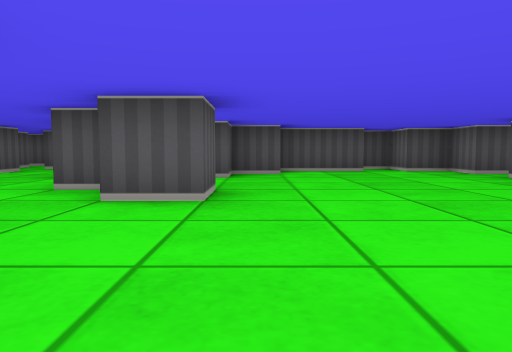
View 1 (above)

24 first-person views from a walk through a cub3D level. The camera is about half as high as the walls, tilts 4° down and sees 70° across. The floor is counted in squares. Each view is taken from the middle of a square. On the plan, view 1 faces up. The plan holds only what a view shows up to about 9 squares ahead; the rest is blank.

View 2
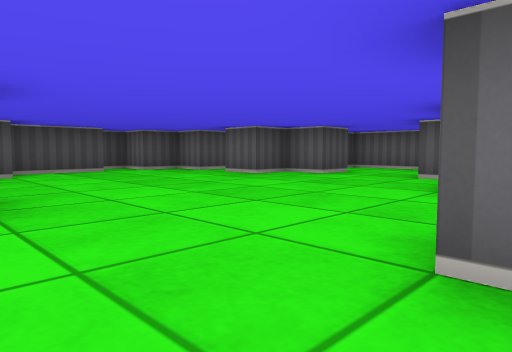

View 3
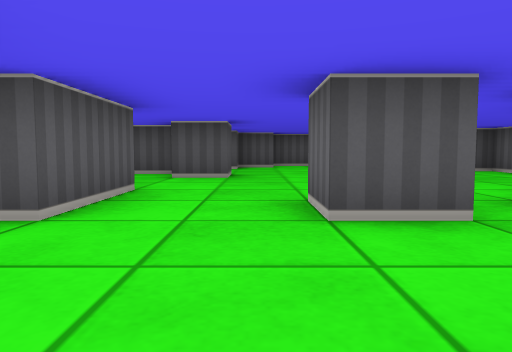

View 4
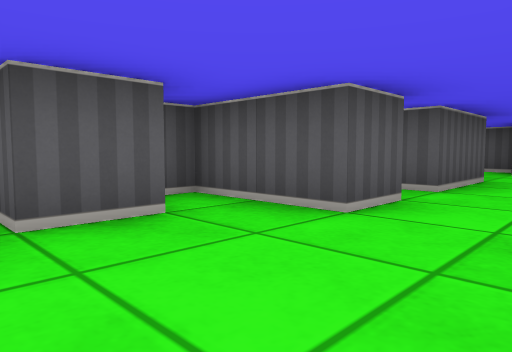

View 5
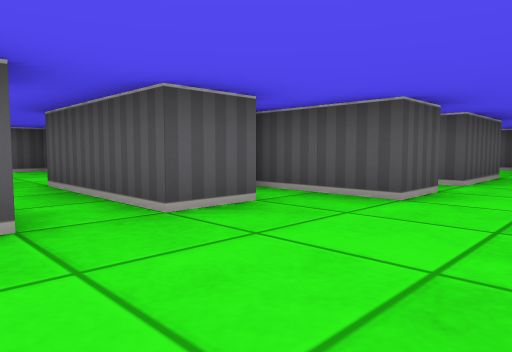

View 6
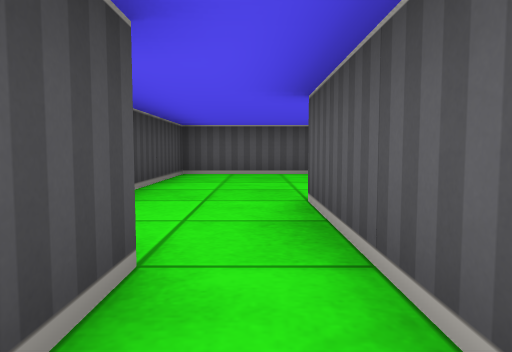

View 7
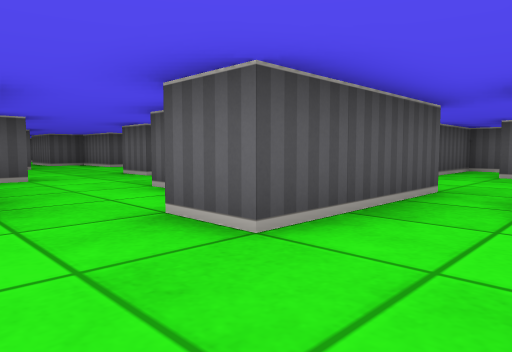

View 8
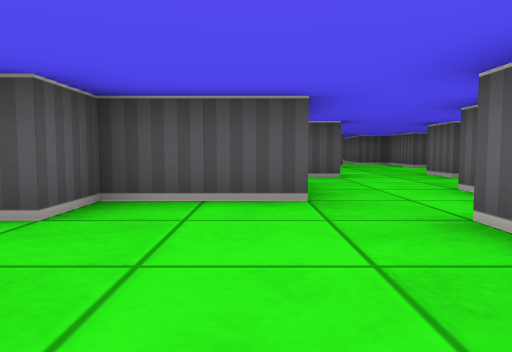

View 9
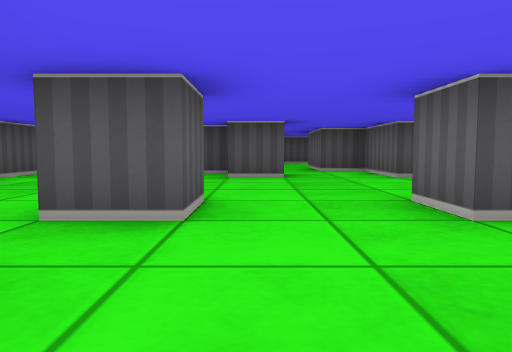

View 10
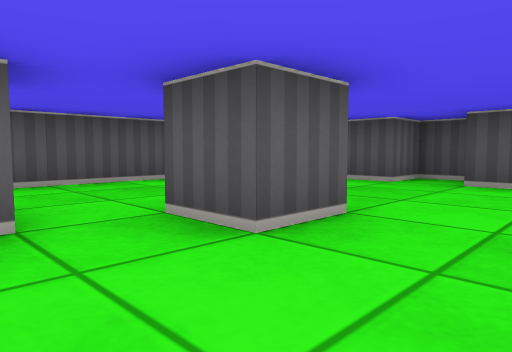

View 11
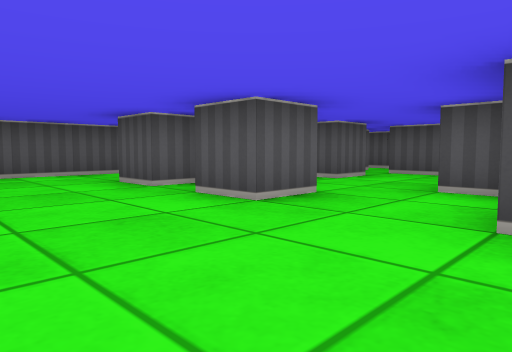

View 12
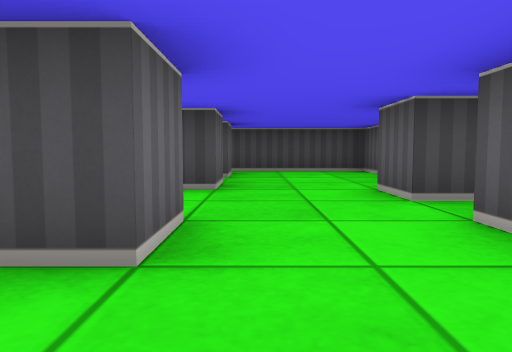

View 13
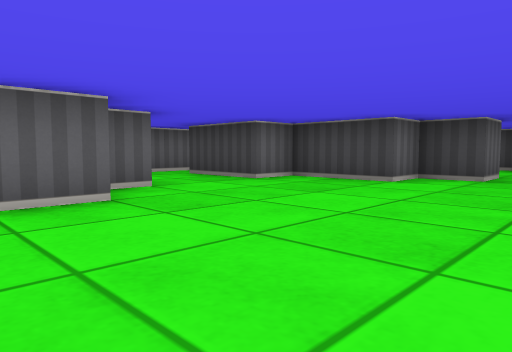

View 14
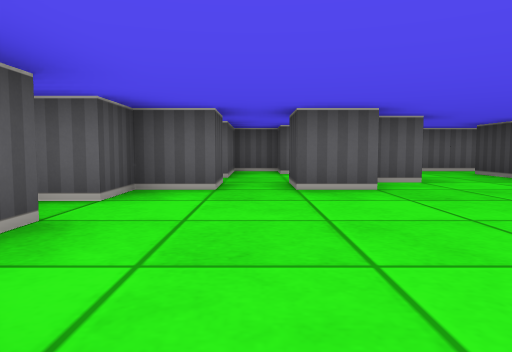

View 15
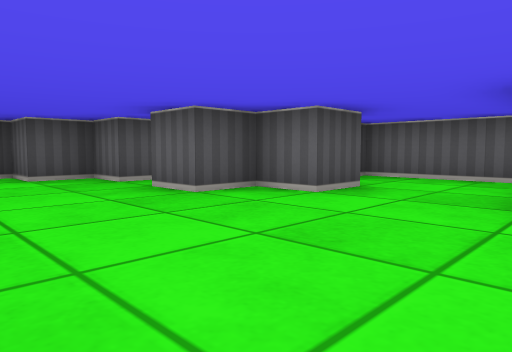

View 16
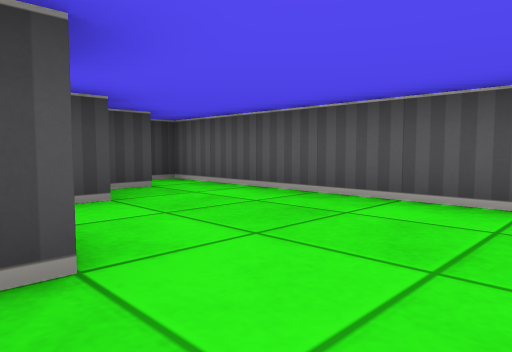

View 17
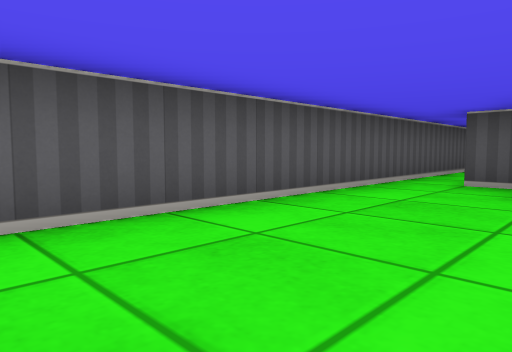

View 18
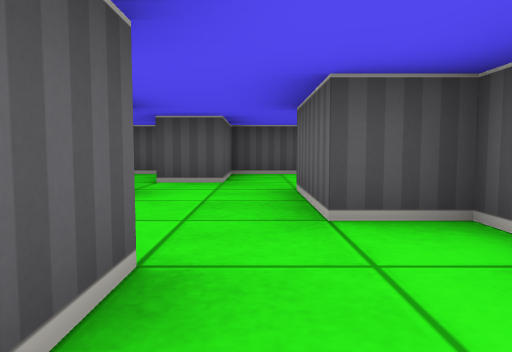

View 19
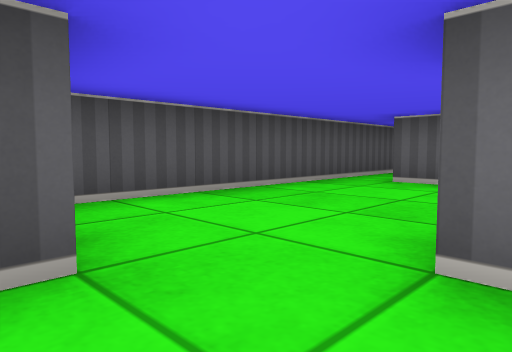

View 20
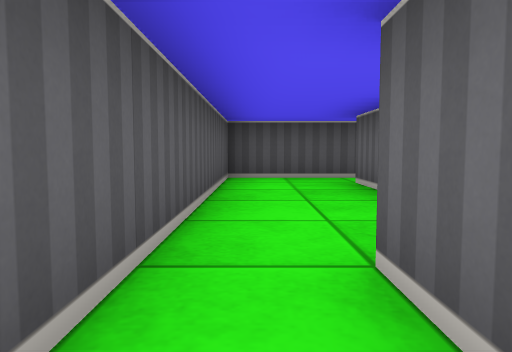

View 21
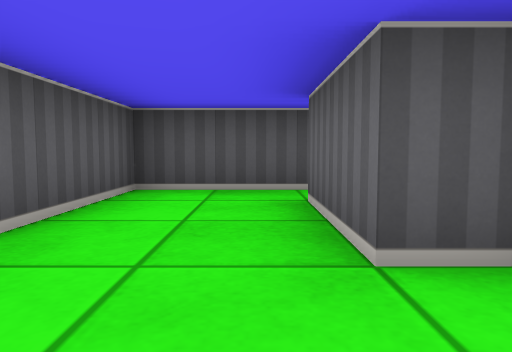

View 22
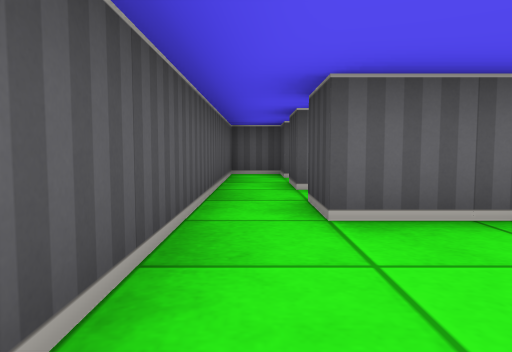

View 23
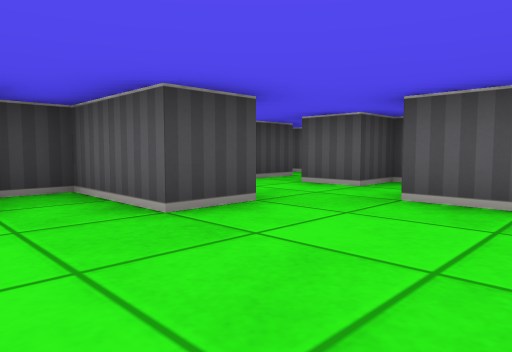

View 24
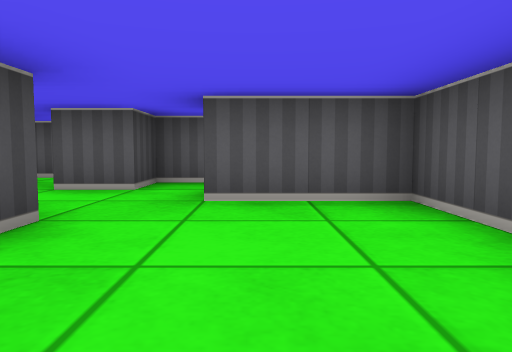

### Floor plan
Points are (right, up) in squares from view 1. A wall is a line through its corners. A room is listed if a view was taken in it or the views show most of it. See-through windows are left out.
Room 1 (views 1, 2, 3, 4, 5, 6, 11, 12, 13, 14, 15)
walls: (-1.5, 1.6) (-1.5, -0.5) (-2, -0.5); (1.6, -0.5) (0.5, -0.5) (0.5, 0.5) (1.1, 0.5); (-0.5, 4.5) (-0.5, 3.5) (-1.5, 3.5); (2.5, -0.5) (2.5, 0.5) (3.5, 0.5) (3.5, 1.5) (4.5, 1.5); (-1.6, 4.5) (-2.5, 4.5); (5.5, 1.5) (5.5, 2.5); (-2.1, -1.5) (-1.5, -1.5) (-1.5, -2.5) (-3.5, -2.5) (-3.5, -3); (4.5, 5.5) (4.5, 6.5); (5.5, 4.5) (5.5, 5.5); (0.6, 7.5) (-0.5, 7.5) (-0.5, 6.5); (1.5, -3.5) (0.5, -3.5) (0.5, -2.5) (1, -2.5); (2.5, -4.1) (2.5, -3.5); (-2.5, -3.4) (-2.5, -4.5) (-3.5, -4.5); (4.5, 7.5) (4.5, 8.5) (3.5, 8.5); (2.6, 8.5) (0.5, 8.5); (0.5, -5.5) (0.5, -4.5); (-3.5, -5.5) (-2.5, -5.5) (-2.5, -6.5) (0.6, -6.5)
ways out: opening at (-3, -5) to room 2; opening at (-2, -1) to room 3; opening at (-2, 2.5) to room 3; opening at (5.5, 3.5) to room 6; opening at (5, 7) to room 9; opening at (2.5, -1.5)
Room 2 (views 7, 8)
walls: (-6.4, -2.5) (-8.5, -2.5) (-8.5, -3.5) (-9.5, -3.5) (-9.5, -6.5) (-6.5, -6.5); (-3.5, -4.5) (-5.5, -4.5) (-5.5, -3.5)
ways out: opening at (-3, -5) to room 1; opening at (-5.5, -2) to room 3
Room 3 (views 9, 10, 16, 17, 18, 20)
walls: (-5.5, 1.6) (-5.5, 0.5) (-6.5, 0.5); (-6.5, 4.5) (-7.5, 4.5); (-4.5, 4.5) (-5.5, 4.5); (-7.6, -0.5) (-7.1, -0.5); (-3.5, 0.4) (-3.5, 1.5); (-5.5, 5.5) (-6.5, 5.5); (-7.9, 5.5) (-8.5, 5.5) (-8.5, 6.5); (-2.5, 4.5) (-2.5, 5.5); (-8.6, -1.5) (-7.9, -1.5); (-9.5, 6.5) (-9.5, -2.5) (-9, -2.5); (-2.5, 6.5) (-3.5, 6.5)
ways out: opening at (-2, -1) to room 1; opening at (-2, 2.5) to room 1; opening at (-5.5, -2) to room 2; opening at (-9, 5.5) to room 5; opening at (-4, 5.5) to room 7
Room 4 (views 19, 22, 23, 24)
walls: (-3.5, 7.5) (-3.5, 8.5) (-2.5, 8.5) (-2.5, 6.5) (-1.8, 6.5); (-6.5, 9.2) (-6.5, 8.5) (-5.5, 8.5) (-5.5, 7.5); (0.5, 9.1) (0.5, 10.5); (0.5, 11.5) (-4.5, 11.5) (-4.5, 9.5) (-5.5, 9.5)
ways out: opening at (-4.5, 8) to room 7; opening at (1, 11) to room 8; opening at (-6, 10) to room 10
Room 5 (view 21)
walls: (-7.5, 8.5) (-7.5, 10.5); (-7.5, 11.5) (-9.5, 11.5) (-9.5, 6.5)
ways out: opening at (-9, 5.5) to room 3; opening at (-7, 7) to room 7; opening at (-7, 11) to room 10
Room 6 (no view inside)
walls: (6.6, 4.5) (5.5, 4.5); (5.5, 2.5) (7.5, 2.5); (5.5, 5.5) (4.5, 5.5); (8.5, 1.8) (8.5, 5.5); (4.5, 1.5) (5.5, 1.5)
ways out: opening at (5.5, 3.5) to room 1; opening at (7, 5.5) to room 9; opening at (8, 2)
Room 7 (no view inside)
walls: (-4.5, 5.6) (-4.5, 4.5); (-6.5, 6.5) (-5.5, 6.5); (-5.5, 7.5) (-6, 7.5); (-3.5, 6.5) (-3.5, 7.5); (-7.5, 6.5) (-7.5, 5.6); (-2.5, 5.5) (-2.5, 6.5); (-6.9, 8.5) (-7.5, 8.5)
ways out: opening at (-4, 5.5) to room 3; opening at (-4.5, 8) to room 4; opening at (-7, 7) to room 5
Room 8 (no view inside)
walls: (2.5, 10.5) (3.5, 10.5); (0.5, 10.5) (1.5, 10.5); (5.5, 10.5) (5.5, 11.5) (0.5, 11.5)
ways out: opening at (1, 11) to room 4
Room 9 (no view inside)
walls: (5.5, 7.5) (4.5, 7.5); (4.5, 6.5) (5.5, 6.5); (7.5, 6.5) (8.5, 6.5) (8.5, 7.5) (6.5, 7.5)
ways out: opening at (5, 7) to room 1; opening at (7, 5.5) to room 6
Room 10 (no view inside)
walls: (-6, 11.5) (-7.5, 11.5)
ways out: opening at (-6, 10) to room 4; opening at (-7, 11) to room 5

Positions as (right, up) in squares from view 1, and headings:
1: (0, 0), facing up
2: (-1, 0), facing up-right
3: (0, -3), facing up
4: (0, -5), facing up-left
5: (0, -6), facing up-left
6: (-2, -5), facing left
7: (-7, -6), facing up-right
8: (-7, -6), facing up
9: (-5, -2), facing up
10: (-4, -1), facing up-left
11: (-2, 2), facing up-left
12: (0, 2), facing down
13: (1, 7), facing down-right
14: (0, 7), facing right
15: (2, 2), facing up-right
16: (-6, 3), facing down-left
17: (-7, 0), facing up-left
18: (-4, 4), facing up
19: (-5, 8), facing up-right
20: (-9, 5), facing up
21: (-8, 7), facing up
22: (-2, 11), facing right
23: (-1, 11), facing down-left
24: (-1, 10), facing left
